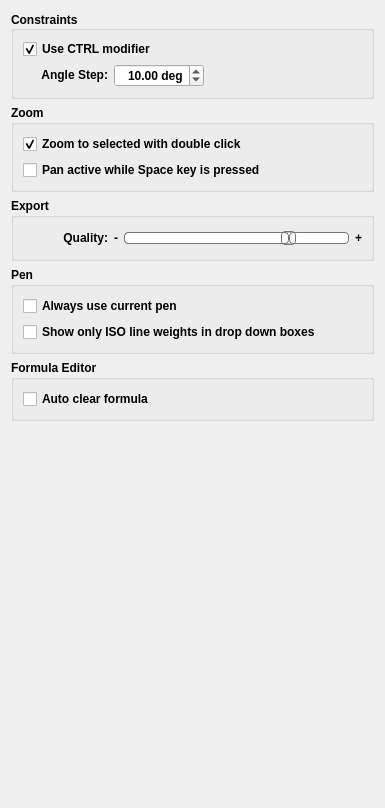
     <widget class="QWidget" name="behaviorTab">
      <attribute name="title">
       <string>Behavior</string>
      </attribute>
      <layout class="QVBoxLayout" name="verticalLayout_16">
       <item>
        <widget class="QGroupBox" name="constaints_GroupBox">
         <property name="sizePolicy">
          <sizepolicy hsizetype="Expanding" vsizetype="Preferred">
           <horstretch>0</horstretch>
           <verstretch>0</verstretch>
          </sizepolicy>
         </property>
         <property name="minimumSize">
          <size>
           <width>0</width>
           <height>0</height>
          </size>
         </property>
         <property name="maximumSize">
          <size>
           <width>16777215</width>
           <height>16777215</height>
          </size>
         </property>
         <property name="font">
          <font>
           <pointsize>9</pointsize>
           <bold>true</bold>
          </font>
         </property>
         <property name="title">
          <string>Constraints</string>
         </property>
         <property name="alignment">
          <set>Qt::AlignLeading|Qt::AlignLeft|Qt::AlignVCenter</set>
         </property>
         <layout class="QVBoxLayout" name="verticalLayout_3">
          <item>
           <widget class="QCheckBox" name="constrainModKey_CheckBox">
            <property name="sizePolicy">
             <sizepolicy hsizetype="Fixed" vsizetype="Fixed">
              <horstretch>0</horstretch>
              <verstretch>0</verstretch>
             </sizepolicy>
            </property>
            <property name="minimumSize">
             <size>
              <width>0</width>
              <height>18</height>
             </size>
            </property>
            <property name="maximumSize">
             <size>
              <width>16777215</width>
              <height>18</height>
             </size>
            </property>
            <property name="font">
             <font>
              <pointsize>9</pointsize>
              <bold>true</bold>
             </font>
            </property>
            <property name="text">
             <string>Use CTRL modifier</string>
            </property>
            <property name="checked">
             <bool>true</bool>
            </property>
           </widget>
          </item>
          <item>
           <layout class="QHBoxLayout" name="horizontalLayout_3">
            <item>
             <widget class="QLabel" name="constainValueLabel">
              <property name="sizePolicy">
               <sizepolicy hsizetype="Fixed" vsizetype="Fixed">
                <horstretch>0</horstretch>
                <verstretch>0</verstretch>
               </sizepolicy>
              </property>
              <property name="minimumSize">
               <size>
                <width>85</width>
                <height>0</height>
               </size>
              </property>
              <property name="font">
               <font>
                <pointsize>9</pointsize>
                <bold>true</bold>
               </font>
              </property>
              <property name="text">
               <string>Angle Step:</string>
              </property>
              <property name="alignment">
               <set>Qt::AlignRight|Qt::AlignTrailing|Qt::AlignVCenter</set>
              </property>
             </widget>
            </item>
            <item>
             <widget class="QDoubleSpinBox" name="constrainValue_DoubleSpinBox">
              <property name="minimumSize">
               <size>
                <width>90</width>
                <height>0</height>
               </size>
              </property>
              <property name="font">
               <font>
                <pointsize>9</pointsize>
                <bold>true</bold>
               </font>
              </property>
              <property name="styleSheet">
               <string notr="true"/>
              </property>
              <property name="alignment">
               <set>Qt::AlignRight|Qt::AlignTrailing|Qt::AlignVCenter</set>
              </property>
              <property name="suffix">
               <string> deg</string>
              </property>
              <property name="minimum">
               <double>5.000000000000000</double>
              </property>
              <property name="maximum">
               <double>60.000000000000000</double>
              </property>
              <property name="singleStep">
               <double>5.000000000000000</double>
              </property>
              <property name="value">
               <double>10.000000000000000</double>
              </property>
             </widget>
            </item>
            <item>
             <spacer name="horizontalSpacer">
              <property name="orientation">
               <enum>Qt::Horizontal</enum>
              </property>
              <property name="sizeHint" stdset="0">
               <size>
                <width>40</width>
                <height>20</height>
               </size>
              </property>
             </spacer>
            </item>
           </layout>
          </item>
         </layout>
        </widget>
       </item>
       <item>
        <widget class="QGroupBox" name="zoom_GroupBox">
         <property name="sizePolicy">
          <sizepolicy hsizetype="Expanding" vsizetype="Preferred">
           <horstretch>0</horstretch>
           <verstretch>0</verstretch>
          </sizepolicy>
         </property>
         <property name="minimumSize">
          <size>
           <width>0</width>
           <height>0</height>
          </size>
         </property>
         <property name="maximumSize">
          <size>
           <width>16777215</width>
           <height>16777215</height>
          </size>
         </property>
         <property name="font">
          <font>
           <pointsize>9</pointsize>
           <bold>true</bold>
          </font>
         </property>
         <property name="title">
          <string>Zoom</string>
         </property>
         <layout class="QVBoxLayout" name="verticalLayout_15">
          <item>
           <widget class="QCheckBox" name="zoomDoubleClick_CheckBox">
            <property name="font">
             <font>
              <pointsize>9</pointsize>
              <bold>true</bold>
             </font>
            </property>
            <property name="text">
             <string>Zoom to selected with double click</string>
            </property>
            <property name="checked">
             <bool>true</bool>
            </property>
           </widget>
          </item>
          <item>
           <widget class="QCheckBox" name="panActiveSpacePressed_CheckBox">
            <property name="font">
             <font>
              <pointsize>9</pointsize>
              <bold>true</bold>
             </font>
            </property>
            <property name="text">
             <string>Pan active while Space key is pressed</string>
            </property>
           </widget>
          </item>
         </layout>
        </widget>
       </item>
       <item>
        <widget class="QGroupBox" name="export_GroupBox">
         <property name="sizePolicy">
          <sizepolicy hsizetype="Expanding" vsizetype="Preferred">
           <horstretch>0</horstretch>
           <verstretch>0</verstretch>
          </sizepolicy>
         </property>
         <property name="minimumSize">
          <size>
           <width>0</width>
           <height>0</height>
          </size>
         </property>
         <property name="font">
          <font>
           <pointsize>9</pointsize>
           <bold>true</bold>
          </font>
         </property>
         <property name="title">
          <string>Export</string>
         </property>
         <layout class="QVBoxLayout" name="verticalLayout_21">
          <item>
           <layout class="QFormLayout" name="formLayout_10">
            <item row="0" column="0">
             <widget class="QLabel" name="quality_Label">
              <property name="minimumSize">
               <size>
                <width>85</width>
                <height>0</height>
               </size>
              </property>
              <property name="font">
               <font>
                <pointsize>9</pointsize>
                <bold>true</bold>
               </font>
              </property>
              <property name="text">
               <string>Quality:</string>
              </property>
              <property name="alignment">
               <set>Qt::AlignRight|Qt::AlignTrailing|Qt::AlignVCenter</set>
              </property>
             </widget>
            </item>
            <item row="0" column="1">
             <layout class="QHBoxLayout" name="horizontalLayout_6">
              <item>
               <widget class="QLabel" name="label_12">
                <property name="maximumSize">
                 <size>
                  <width>10</width>
                  <height>16777215</height>
                 </size>
                </property>
                <property name="font">
                 <font>
                  <pointsize>9</pointsize>
                  <bold>true</bold>
                 </font>
                </property>
                <property name="text">
                 <string notr="true">-</string>
                </property>
                <property name="alignment">
                 <set>Qt::AlignRight|Qt::AlignTrailing|Qt::AlignVCenter</set>
                </property>
                <property name="indent">
                 <number>0</number>
                </property>
               </widget>
              </item>
              <item>
               <widget class="QSlider" name="quality_Slider">
                <property name="sizePolicy">
                 <sizepolicy hsizetype="Expanding" vsizetype="Fixed">
                  <horstretch>0</horstretch>
                  <verstretch>0</verstretch>
                 </sizepolicy>
                </property>
                <property name="minimumSize">
                 <size>
                  <width>225</width>
                  <height>22</height>
                 </size>
                </property>
                <property name="maximumSize">
                 <size>
                  <width>225</width>
                  <height>16777215</height>
                 </size>
                </property>
                <property name="styleSheet">
                 <string notr="true">QSlider::groove:horizontal {
border: 1px solid #bbb;
background: white;
height: 10px;
border-radius: 4px;
}

QSlider::sub-page:horizontal {
background: qlineargradient(x1: 0, y1: 0,    x2: 0, y2: 1,
stop: 0 #66e, stop: 1 #bbf);
background: qlineargradient(x1: 0, y1: 0.2, x2: 1, y2: 1,
stop: 0 #bbf, stop: 1 #55f);
border: 1px solid #777;
height: 10px;
border-radius: 4px;
}

QSlider::add-page:horizontal {
background: #fff;
border: 1px solid #777;
height: 10px;
border-radius: 4px;
}

QSlider::handle:horizontal {
background: qlineargradient(x1:0, y1:0, x2:1, y2:1,
stop:0 #eee, stop:1 #ccc);
border: 1px solid #777;
width: 13px;
margin-top: -2px;
margin-bottom: -2px;
border-radius: 4px;
}

QSlider::handle:horizontal:hover {
background: qlineargradient(x1:0, y1:0, x2:1, y2:1,
stop:0 #fff, stop:1 #ddd);
border: 1px solid #444;
border-radius: 4px;
}

QSlider::sub-page:horizontal:disabled {
background: #bbb;
border-color: #999;
}

QSlider::add-page:horizontal:disabled {
background: #eee;
border-color: #999;
}

QSlider::handle:horizontal:disabled {
background: #eee;
border: 1px solid #aaa;
border-radius: 4px;
}</string>
                </property>
                <property name="maximum">
                 <number>100</number>
                </property>
                <property name="value">
                 <number>75</number>
                </property>
                <property name="sliderPosition">
                 <number>75</number>
                </property>
                <property name="orientation">
                 <enum>Qt::Horizontal</enum>
                </property>
               </widget>
              </item>
              <item>
               <widget class="QLabel" name="label_13">
                <property name="maximumSize">
                 <size>
                  <width>10</width>
                  <height>16777215</height>
                 </size>
                </property>
                <property name="font">
                 <font>
                  <pointsize>9</pointsize>
                  <bold>true</bold>
                 </font>
                </property>
                <property name="text">
                 <string notr="true">+</string>
                </property>
                <property name="alignment">
                 <set>Qt::AlignLeading|Qt::AlignLeft|Qt::AlignVCenter</set>
                </property>
               </widget>
              </item>
             </layout>
            </item>
           </layout>
          </item>
         </layout>
        </widget>
       </item>
       <item>
        <widget class="QGroupBox" name="pen_GroupBox">
         <property name="minimumSize">
          <size>
           <width>0</width>
           <height>0</height>
          </size>
         </property>
         <property name="font">
          <font>
           <pointsize>9</pointsize>
           <bold>true</bold>
          </font>
         </property>
         <property name="title">
          <string>Pen</string>
         </property>
         <layout class="QVBoxLayout" name="verticalLayout_23">
          <item>
           <widget class="QCheckBox" name="useCurrentPen_checkBox">
            <property name="text">
             <string>Always use current pen</string>
            </property>
           </widget>
          </item>
          <item>
           <widget class="QCheckBox" name="showOnlyIso_CheckBox">
            <property name="text">
             <string>Show only ISO line weights in drop down boxes</string>
            </property>
           </widget>
          </item>
         </layout>
        </widget>
       </item>
       <item>
        <widget class="QGroupBox" name="groupBox_3">
         <property name="minimumSize">
          <size>
           <width>0</width>
           <height>0</height>
          </size>
         </property>
         <property name="font">
          <font>
           <pointsize>9</pointsize>
           <bold>true</bold>
          </font>
         </property>
         <property name="title">
          <string>Formula Editor</string>
         </property>
         <layout class="QVBoxLayout" name="verticalLayout_27">
          <item>
           <widget class="QCheckBox" name="autoClearFx_CheckBox">
            <property name="text">
             <string>Auto clear formula</string>
            </property>
           </widget>
          </item>
         </layout>
        </widget>
       </item>
       <item>
        <spacer name="verticalSpacer_2">
         <property name="orientation">
          <enum>Qt::Vertical</enum>
         </property>
         <property name="sizeHint" stdset="0">
          <size>
           <width>20</width>
           <height>376</height>
          </size>
         </property>
        </spacer>
       </item>
      </layout>
     </widget>
